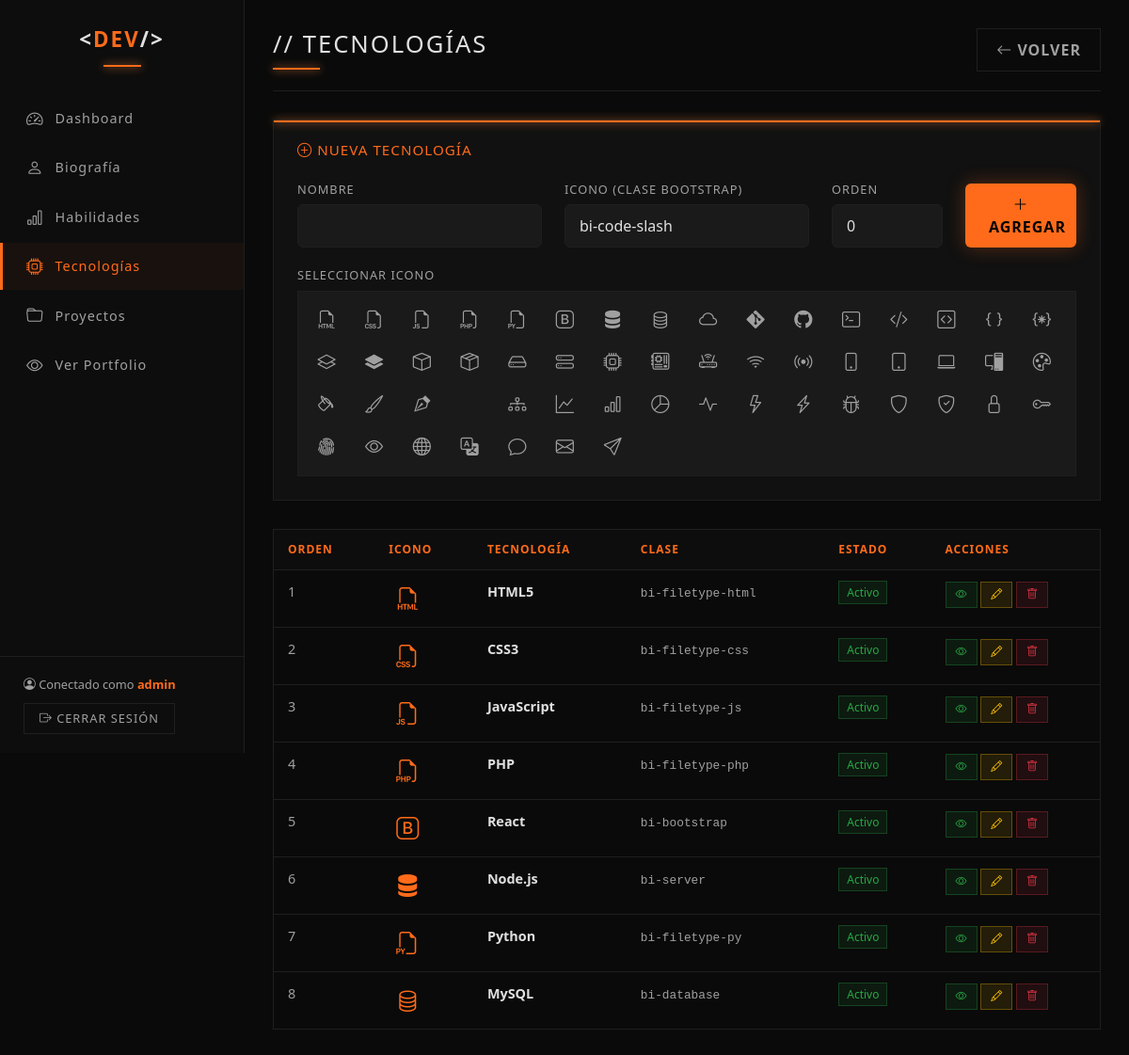
Page /admin_tech.php (signed in) on the committed database.
### tables this page shows
CREATE TABLE IF NOT EXISTS technologies (
    id INT PRIMARY KEY AUTO_INCREMENT,
    name VARCHAR(100) NOT NULL,
    icon VARCHAR(50) DEFAULT 'bi-code-slash',
    display_order INT DEFAULT 0,
    is_active TINYINT(1) DEFAULT 1,
    created_at DATETIME DEFAULT CURRENT_TIMESTAMP
);

### admin_tech.php (the view, shortened to what this page needs)
<?php
$db = getDB();
$edit_tech = null;
$technologies = $db->query("SELECT * FROM technologies ORDER BY display_order, id")->fetchAll();
$available_icons = [
    'bi-filetype-html', 'bi-filetype-css', 'bi-filetype-js', 'bi-filetype-php',
    'bi-filetype-py', 'bi-bootstrap', 'bi-server', 'bi-database', 'bi-cloud',
    'bi-git', 'bi-github', 'bi-terminal', 'bi-code-slash', 'bi-code-square',
    'bi-braces', 'bi-braces-asterisk', 'bi-layers', 'bi-layers-fill',
    'bi-box', 'bi-box-seam', 'bi-hdd', 'bi-hdd-stack', 'bi-cpu',
    'bi-motherboard', 'bi-router', 'bi-wifi', 'bi-broadcast',
    'bi-phone', 'bi-tablet', 'bi-laptop', 'bi-pc-display',
    'bi-palette', 'bi-paint-bucket', 'bi-brush', 'bi-vector-pen',
    'bi-figma', 'bi-diagram-3', 'bi-graph-up', 'bi-bar-chart',
    'bi-pie-chart', 'bi-activity', 'bi-lightning', 'bi-lightning-charge',
    'bi-bug', 'bi-shield', 'bi-shield-check', 'bi-lock',
    'bi-key', 'bi-fingerprint', 'bi-eye', 'bi-globe',
    'bi-translate', 'bi-chat', 'bi-envelope', 'bi-send'
];
?>
<!DOCTYPE html>
<html lang="es">
<head>
    <link href="https://cdn.jsdelivr.net/npm/bootstrap@5.3.2/dist/css/bootstrap.min.css" rel="stylesheet">
    <link href="https://cdn.jsdelivr.net/npm/bootstrap-icons@1.11.1/font/bootstrap-icons.css" rel="stylesheet">
</head>
<body>
    <aside class="sidebar">
        <div class="sidebar-logo">&lt;<span>DEV</span>/&gt;</div>
        <ul class="nav-sidebar">
            <li><a href="dashboard.php"><i class="bi bi-speedometer2"></i> Dashboard</a></li>
            <li><a href="admin_bio.php"><i class="bi bi-person"></i> Biografía</a></li>
            <li><a href="admin_skills.php"><i class="bi bi-bar-chart"></i> Habilidades</a></li>
            <li><a href="admin_tech.php" class="active"><i class="bi bi-cpu"></i> Tecnologías</a></li>
            <li><a href="admin_projects.php"><i class="bi bi-folder"></i> Proyectos</a></li>
            <li><a href="index.php" target="_blank"><i class="bi bi-eye"></i> Ver Portfolio</a></li>
        </ul>
        <div class="sidebar-footer">
            <div class="user-info">
                <i class="bi bi-person-circle"></i> Conectado como <strong><?php echo htmlspecialchars($_SESSION['admin_username']); ?></strong>
            </div>
            <a href="logout.php" class="btn-logout"><i class="bi bi-box-arrow-right"></i> Cerrar Sesión</a>
        </div>
    </aside>
    <main class="main-content">
        <div class="page-header d-flex justify-content-between align-items-center">
            <h1>// Tecnologías</h1>
            <a href="dashboard.php" class="btn-cancel"><i class="bi bi-arrow-left"></i> Volver</a>
        </div>
        <div class="form-card">
            <h4 style="color: var(--orange-primary); font-size: 0.95rem; text-transform: uppercase; letter-spacing: 1px; margin-bottom: 20px;">
                <i class="bi bi-<?php echo $edit_tech ? 'pencil' : 'plus-circle'; ?>"></i>
                <?php echo $edit_tech ? 'Editar Tecnología' : 'Nueva Tecnología'; ?>
            </h4>
            <form method="POST" action="" id="techForm">
                <div class="row">
                    <div class="col-md-4 mb-3">
                        <label class="form-label-custom">Nombre</label>
                        <input type="text" name="name" class="form-control form-control-dark" value="<?php echo htmlspecialchars($edit_tech['name'] ?? ''); ?>" required>
                    </div>
                    <div class="col-md-4 mb-3">
                        <label class="form-label-custom">Icono (clase Bootstrap)</label>
                        <input type="text" name="icon" id="iconInput" class="form-control form-control-dark" value="<?php echo htmlspecialchars($edit_tech['icon'] ?? 'bi-code-slash'); ?>" readonly required>
                    </div>
                    <div class="col-md-2 mb-3">
                        <label class="form-label-custom">Orden</label>
                        <input type="number" name="display_order" class="form-control form-control-dark" min="0" value="<?php echo $edit_tech['display_order'] ?? 0; ?>">
                    </div>
                    <div class="col-md-2 mb-3 d-flex align-items-end">
                        <button type="submit" class="btn btn-save w-100">
                            <i class="bi bi-<?php echo $edit_tech ? 'check-lg' : 'plus-lg'; ?>"></i> <?php echo $edit_tech ? 'Actualizar' : 'Agregar'; ?>
                        </button>
                    </div>
                </div>
                <label class="form-label-custom">Seleccionar Icono</label>
                <div class="icon-picker">
                    <?php foreach ($available_icons as $icon): ?>
                    <div class="icon-option <?php echo ($edit_tech && $edit_tech['icon'] === $icon) ? 'selected' : ''; ?>" data-icon="<?php echo $icon; ?>" onclick="selectIcon(this)">
                        <i class="bi <?php echo $icon; ?>"></i>
                    </div>
                    <?php endforeach; ?>
                </div>
            </form>
        </div>
        <div class="table-responsive">
            <table class="table table-dark-custom">
                <thead>
                    <tr>
                        <th>Orden</th>
                        <th>Icono</th>
                        <th>Tecnología</th>
                        <th>Clase</th>
                        <th>Estado</th>
                        <th style="width: 180px;">Acciones</th>
                    </tr>
                </thead>
                <tbody>
                    <?php foreach ($technologies as $tech): ?>
                    <tr>
                        <td><?php echo $tech['display_order']; ?></td>
                        <td><div class="tech-icon"><i class="bi <?php echo htmlspecialchars($tech['icon']); ?>"></i></div></td>
                        <td><strong style="color: var(--text-primary);"><?php echo htmlspecialchars($tech['name']); ?></strong></td>
                        <td><code style="color: var(--text-secondary); font-size: 0.8rem;"><?php echo htmlspecialchars($tech['icon']); ?></code></td>
                        <td>
                            <span style="font-size: 0.75rem; padding: 3px 8px; background: <?php echo $tech['is_active'] ? 'rgba(40,167,69,0.1)' : 'rgba(108,117,125,0.1)'; ?>; color: <?php echo $tech['is_active'] ? '#28a745' : '#6c757d'; ?>; border: 1px solid <?php echo $tech['is_active'] ? 'rgba(40,167,69,0.3)' : 'rgba(108,117,125,0.3)'; ?>;">
                                <?php echo $tech['is_active'] ? 'Activo' : 'Inactivo'; ?>
                            </span>
                        </td>
                        <td>
                            <a href="?toggle=<?php echo $tech['id']; ?>" class="btn-action btn-toggle <?php echo !$tech['is_active'] ? 'inactive' : ''; ?>">
                                <i class="bi bi-<?php echo $tech['is_active'] ? 'eye' : 'eye-slash'; ?>"></i>
                            </a>
                            <a href="?edit=<?php echo $tech['id']; ?>" class="btn-action btn-edit"><i class="bi bi-pencil"></i></a>
                            <a href="?delete=<?php echo $tech['id']; ?>" class="btn-action btn-delete" onclick="return confirm('¿Eliminar esta tecnología?')"><i class="bi bi-trash"></i></a>
                        </td>
                    </tr>
                    <?php endforeach; ?>
                </tbody>
            </table>
        </div>
    </main>
</body>
</html>

### rows in the picture
technologies: display_order "1", name "HTML5", icon "bi-filetype-html", is_active "Activo"
technologies: display_order "2", name "CSS3", icon "bi-filetype-css", is_active "Activo"
technologies: display_order "3", name "JavaScript", icon "bi-filetype-js", is_active "Activo"
technologies: display_order "4", name "PHP", icon "bi-filetype-php", is_active "Activo"
technologies: display_order "5", name "React", icon "bi-bootstrap", is_active "Activo"
technologies: display_order "6", name "Node.js", icon "bi-server", is_active "Activo"
technologies: display_order "7", name "Python", icon "bi-filetype-py", is_active "Activo"
technologies: display_order "8", name "MySQL", icon "bi-database", is_active "Activo"

### other values in the picture
$_SESSION['admin_username'] "admin"
